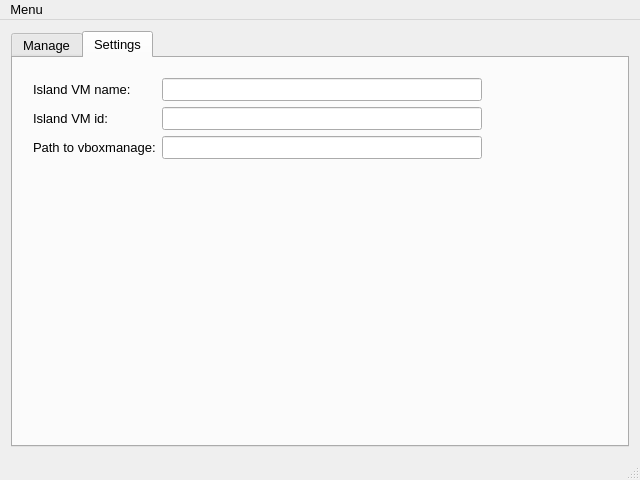
<?xml version="1.0" encoding="UTF-8"?>
<ui version="4.0">
 <class>MainWindow</class>
 <widget class="QMainWindow" name="MainWindow">
  <property name="geometry">
   <rect>
    <x>0</x>
    <y>0</y>
    <width>640</width>
    <height>480</height>
   </rect>
  </property>
  <property name="minimumSize">
   <size>
    <width>640</width>
    <height>480</height>
   </size>
  </property>
  <property name="font">
   <font>
    <pointsize>10</pointsize>
   </font>
  </property>
  <property name="windowTitle">
   <string>Island Manager</string>
  </property>
  <property name="windowIcon">
   <iconset>
    <normaloff>:/images/resources/island.ico</normaloff>:/images/resources/island.ico</iconset>
  </property>
  <property name="locale">
   <locale language="English" country="UnitedStates"/>
  </property>
  <widget class="QWidget" name="centralWidget">
   <layout class="QHBoxLayout" name="horizontalLayout">
    <item>
     <widget class="QTabWidget" name="tabWidget">
      <property name="currentIndex">
       <number>1</number>
      </property>
      <widget class="QWidget" name="tabIslandManagement">
       <attribute name="title">
        <string>Manage</string>
       </attribute>
       <layout class="QVBoxLayout" name="verticalLayout">
        <item>
         <layout class="QHBoxLayout" name="horizontalLayout_3">
          <item>
           <widget class="QLabel" name="islandStatusLabel">
            <property name="sizePolicy">
             <sizepolicy hsizetype="Preferred" vsizetype="Preferred">
              <horstretch>0</horstretch>
              <verstretch>0</verstretch>
             </sizepolicy>
            </property>
            <property name="font">
             <font>
              <pointsize>20</pointsize>
             </font>
            </property>
            <property name="text">
             <string>Island status: </string>
            </property>
            <property name="alignment">
             <set>Qt::AlignRight|Qt::AlignTop|Qt::AlignTrailing</set>
            </property>
           </widget>
          </item>
          <item>
           <widget class="QLabel" name="islandStatus">
            <property name="sizePolicy">
             <sizepolicy hsizetype="Fixed" vsizetype="Preferred">
              <horstretch>0</horstretch>
              <verstretch>0</verstretch>
             </sizepolicy>
            </property>
            <property name="palette">
             <palette>
              <active>
               <colorrole role="WindowText">
                <brush brushstyle="SolidPattern">
                 <color alpha="255">
                  <red>173</red>
                  <green>173</green>
                  <blue>173</blue>
                 </color>
                </brush>
               </colorrole>
              </active>
              <inactive>
               <colorrole role="WindowText">
                <brush brushstyle="SolidPattern">
                 <color alpha="255">
                  <red>173</red>
                  <green>173</green>
                  <blue>173</blue>
                 </color>
                </brush>
               </colorrole>
              </inactive>
              <disabled>
               <colorrole role="WindowText">
                <brush brushstyle="SolidPattern">
                 <color alpha="255">
                  <red>120</red>
                  <green>120</green>
                  <blue>120</blue>
                 </color>
                </brush>
               </colorrole>
              </disabled>
             </palette>
            </property>
            <property name="font">
             <font>
              <pointsize>20</pointsize>
             </font>
            </property>
            <property name="text">
             <string>unknown</string>
            </property>
            <property name="alignment">
             <set>Qt::AlignRight|Qt::AlignTop|Qt::AlignTrailing</set>
            </property>
           </widget>
          </item>
         </layout>
        </item>
        <item>
         <layout class="QHBoxLayout" name="horizontalLayout_4">
          <item>
           <widget class="QPushButton" name="launchIslandButton">
            <property name="sizePolicy">
             <sizepolicy hsizetype="Minimum" vsizetype="Preferred">
              <horstretch>0</horstretch>
              <verstretch>0</verstretch>
             </sizepolicy>
            </property>
            <property name="text">
             <string>Launch Island</string>
            </property>
           </widget>
          </item>
          <item>
           <widget class="QPushButton" name="shutdownIslandButton">
            <property name="sizePolicy">
             <sizepolicy hsizetype="Minimum" vsizetype="Preferred">
              <horstretch>0</horstretch>
              <verstretch>0</verstretch>
             </sizepolicy>
            </property>
            <property name="text">
             <string>Shutdown Island</string>
            </property>
           </widget>
          </item>
          <item>
           <widget class="QPushButton" name="restartIslandButton">
            <property name="sizePolicy">
             <sizepolicy hsizetype="Minimum" vsizetype="Preferred">
              <horstretch>0</horstretch>
              <verstretch>0</verstretch>
             </sizepolicy>
            </property>
            <property name="text">
             <string>Restart Island</string>
            </property>
           </widget>
          </item>
         </layout>
        </item>
       </layout>
      </widget>
      <widget class="QWidget" name="tabIslandSettings">
       <attribute name="title">
        <string>Settings</string>
       </attribute>
       <widget class="QWidget" name="formLayoutWidget">
        <property name="geometry">
         <rect>
          <x>9</x>
          <y>9</y>
          <width>471</width>
          <height>361</height>
         </rect>
        </property>
        <layout class="QFormLayout" name="formLayout">
         <item row="0" column="0">
          <widget class="QLabel" name="vMnameLabel">
           <property name="text">
            <string>Island VM name:</string>
           </property>
          </widget>
         </item>
         <item row="0" column="1">
          <widget class="QLineEdit" name="vMnameLineEdit"/>
         </item>
         <item row="1" column="0">
          <widget class="QLabel" name="vMIdLabel">
           <property name="text">
            <string>Island VM id:</string>
           </property>
          </widget>
         </item>
         <item row="1" column="1">
          <widget class="QLineEdit" name="vMIdLineEdit"/>
         </item>
         <item row="2" column="0">
          <widget class="QLabel" name="pathToVboxmanageLabel">
           <property name="text">
            <string>Path to vboxmanage:</string>
           </property>
          </widget>
         </item>
         <item row="2" column="1">
          <widget class="QLineEdit" name="pathToVboxmanageLineEdit"/>
         </item>
        </layout>
       </widget>
      </widget>
     </widget>
    </item>
   </layout>
  </widget>
  <widget class="QMenuBar" name="menuBar">
   <property name="geometry">
    <rect>
     <x>0</x>
     <y>0</y>
     <width>640</width>
     <height>22</height>
    </rect>
   </property>
   <widget class="QMenu" name="menuOptions">
    <property name="title">
     <string>Menu</string>
    </property>
    <addaction name="actionMinimize"/>
    <addaction name="actionExit"/>
   </widget>
   <addaction name="menuOptions"/>
  </widget>
  <widget class="QStatusBar" name="statusBar">
   <property name="locale">
    <locale language="English" country="UnitedStates"/>
   </property>
  </widget>
  <action name="actionExit">
   <property name="text">
    <string>Exit</string>
   </property>
  </action>
  <action name="actionMinimize">
   <property name="text">
    <string>Minimize</string>
   </property>
  </action>
 </widget>
 <layoutdefault spacing="6" margin="11"/>
 <resources/>
 <connections/>
</ui>
